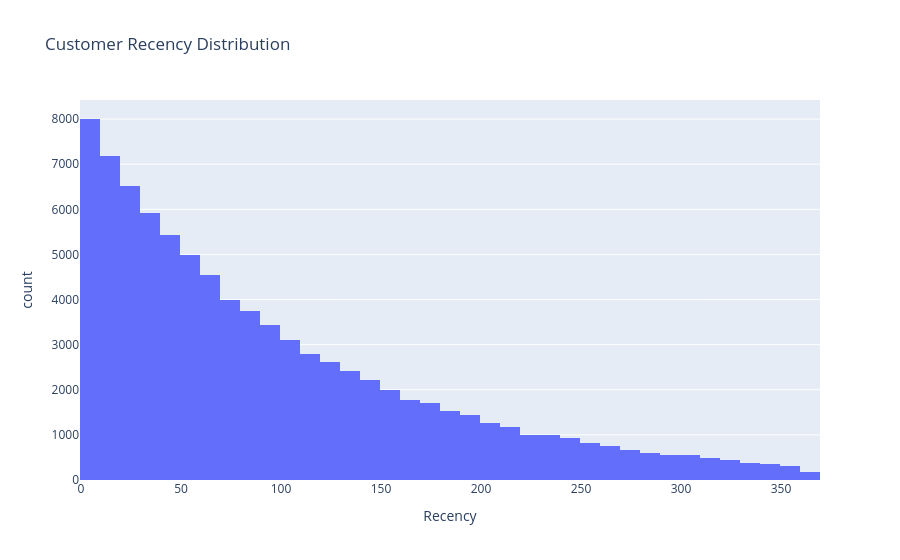

The notebook cell saved with this chart:
### Code cell
fig = px.histogram(
    rfm,
    x='Recency',
    nbins=50,
    title='Customer Recency Distribution'
)

fig.show()

### Figure 1 — Plotly figure (JSON) as saved in the notebook; plotly's stock layout.template omitted (floating-point values rounded to 4 significant figures; data arrays with more than 128 entries replaced by an {"elided": "..."} marker saying what was removed)
{"data": [{"bingroup": "x", "hovertemplate": "Recency=%{x}<br>count=%{y}<extra></extra>", "legendgroup": "", "marker": {"color": "#636efa", "pattern": {"shape": ""}}, "name": "", "nbinsx": 50, "orientation": "v", "showlegend": false, "type": "histogram", "x": {"elided": "86767 int values"}, "xaxis": "x", "yaxis": "y"}], "layout": {"barmode": "relative", "legend": {"tracegroupgap": 0}, "title": {"text": "Customer Recency Distribution"}, "xaxis": {"anchor": "y", "domain": [0, 1], "title": {"text": "Recency"}}, "yaxis": {"anchor": "x", "domain": [0, 1], "title": {"text": "count"}}}}
